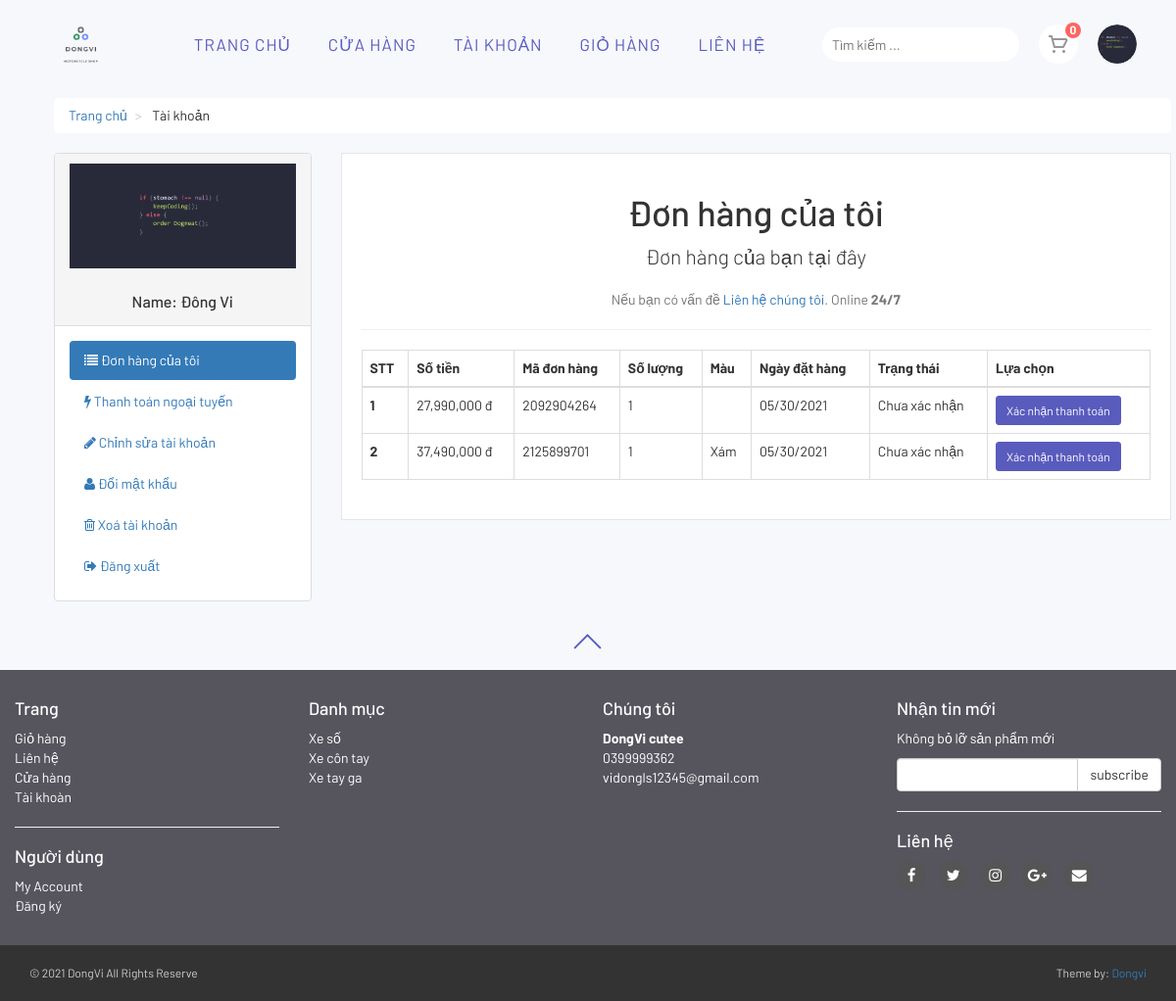
The page /customer/my_account.php?my_orders (signed in) on the database as committed earlier.
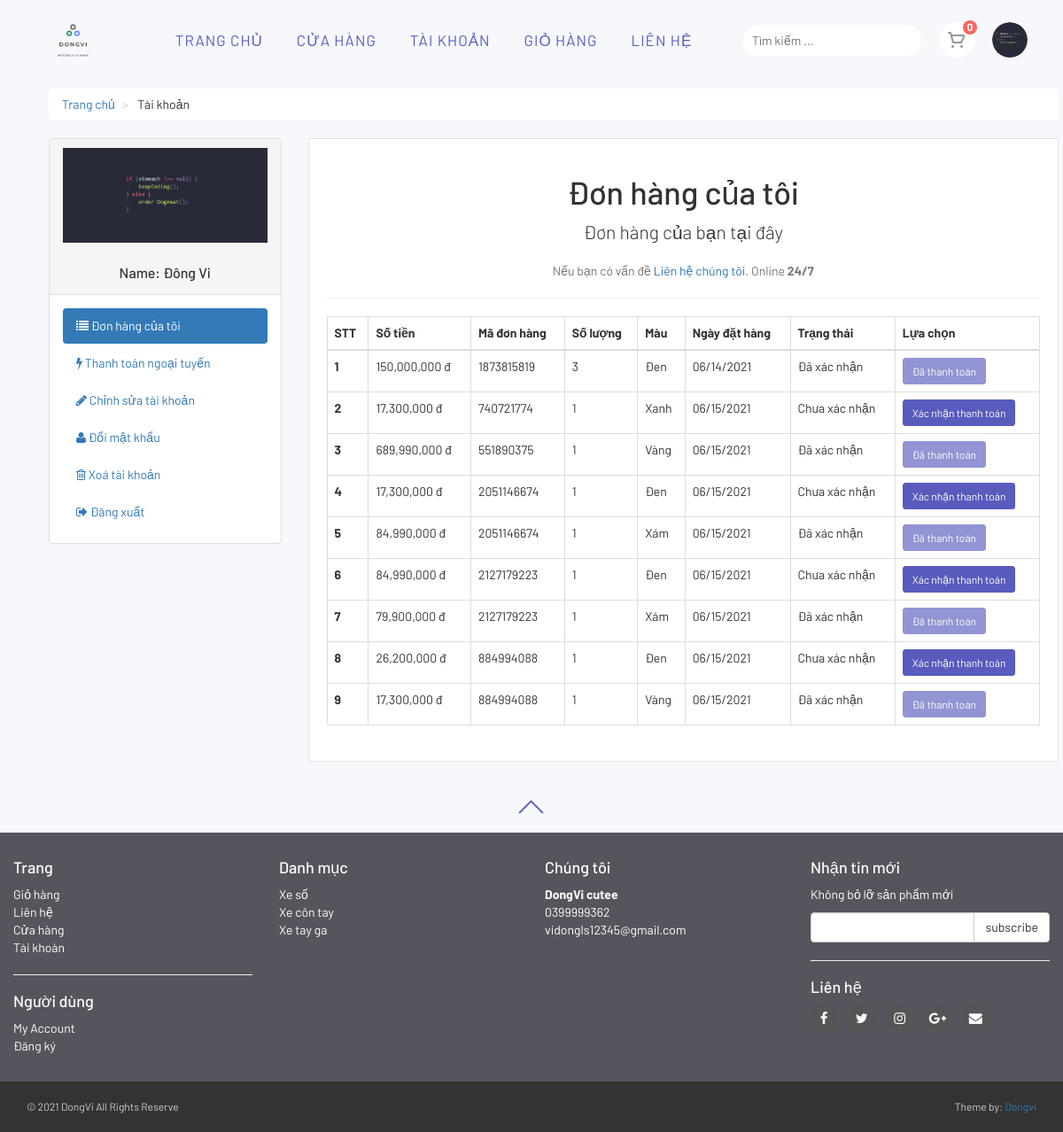
The same page on the database as committed later.
### tables this page shows
CREATE TABLE `customer_orders` (
  `order_id` int(10) NOT NULL,
  `customer_id` int(10) NOT NULL,
  `due_amount` int(100) NOT NULL,
  `invoice_no` int(100) NOT NULL,
  `qty` int(10) NOT NULL,
  `color` text NOT NULL,
  `order_date` date NOT NULL,
  `order_status` text NOT NULL
);

CREATE TABLE `product_categories` (
  `p_cat_id` int(10) NOT NULL,
  `p_cat_title` text NOT NULL,
  `p_cat_desc` text NOT NULL
);

### customer/my_orders.php (the view, shortened to what the changed rows need)
<center>
    <h1> Đơn hàng của tôi </h1>
</center>
<div class="table-responsive">
    <table class="table table-bordered table-hover">
        <thead>
            <tr>
                <th>STT</th>
                <th>Số tiền</th>
                <th>Mã đơn hàng</th>
                <th>Số lượng</th>
                <th>Màu</th>
                <th>Ngày đặt hàng</th>
                <th>Trạng thái</th>
                <th>Lựa chọn</th>
            </tr>
        </thead>
        <tbody>
            <?php
            $customer_session = $_SESSION['customer_email'];
            $get_customer = "select * from customers where customer_email='$customer_session'";
            $run_customer = mysqli_query($con, $get_customer);
            $row_customer = mysqli_fetch_array($run_customer);
            $customer_id = $row_customer['customer_id'];
            $get_orders = "select * from customer_orders where customer_id='$customer_id'";
            $run_orders = mysqli_query($con, $get_orders);
            $i = 0;
            while ($row_orders = mysqli_fetch_array($run_orders)) {
                $order_id = $row_orders['order_id'];
                $due_amount = $row_orders['due_amount'];
                $invoice_no = $row_orders['invoice_no'];
                $qty = $row_orders['qty'];
                $color = $row_orders['color'];
                $order_date = substr($row_orders['order_date'], 0, 11);
                $order_status = $row_orders['order_status'];
                $i++;
            ?>
            <tr>
                <th> <?php echo $i; ?> </th>
                <td> <?php echo number_format($due_amount) . ""; ?> đ</td>
                <td> <?php echo $invoice_no; ?> </td>
                <td> <?php echo $qty; ?> </td>
                <td> <?php echo $color; ?> </td>
                <td> <?php $date = date_create($order_date);
                            echo date_format($date, "m/d/Y");  ?> </td>
                <td>
                    <?php
                        if ($order_status == 'Complete') {
                            echo 'Đã xác nhận';
                        } else {
                            echo 'Chưa xác nhận';
                        }
                        ?>
                </td>
                <td>
                    <?php
                        if ($order_status == 'Complete') {
                            echo " <a href='#' target='_blank' class='btn btn-primary btn-sm disabled'>Đã thanh toán </a>";
                        } else {
                            echo " <a href='confirm.php?order_id=$order_id' target='_blank' class='btn btn-primary btn-sm'> Xác nhận thanh toán </a>";
                        }
                        ?>
                </td>
            </tr>
            <?php } ?>
        </tbody>
    </table>
</div>

### customer/includes/footer.php (shortened to what the changed rows need)
<div id="footer">
    <div class="container">
        <div class="row">
            <div class="com-sm-6 col-md-3">
                <ul>
                    <?php
                        $get_p_cats = "select * from product_categories";
                        $run_p_cats = mysqli_query($con,$get_p_cats);
                        while($row_p_cats=mysqli_fetch_array($run_p_cats)){
                            $p_cat_id = $row_p_cats['p_cat_id'];
                            $p_cat_title = $row_p_cats['p_cat_title'];
                            echo "
                                <li>
                                    <a href='shop.php?p_cat=$p_cat_id'>
                                        $p_cat_title
                                    </a>
                                </li>
                            ";
                        }
                    ?>
                </ul>
            </div>
        </div>
    </div>
</div>

Rows that differ between the two databases and show on the page:
removed customer_orders: due_amount "27,990,000", invoice_no "2092904264", qty "1", order_date "05/30/2021", order_status "Chưa xác nhận"
removed customer_orders: due_amount "37,490,000", invoice_no "2125899701", qty "1", color "Xám", order_date "05/30/2021", order_status "Chưa xác nhận"
added customer_orders: due_amount "150,000,000", invoice_no "1873815819", qty "3", color "Đen", order_date "06/14/2021", order_status "Đã xác nhận"
added customer_orders: due_amount "17,300,000", invoice_no "740721774", qty "1", color "Xanh", order_date "06/15/2021", order_status "Chưa xác nhận"
added customer_orders: due_amount "689,990,000", invoice_no "551890375", qty "1", color "Vàng", order_date "06/15/2021", order_status "Đã xác nhận"
added customer_orders: due_amount "17,300,000", invoice_no "2051146674", qty "1", color "Đen", order_date "06/15/2021", order_status "Chưa xác nhận"
added customer_orders: due_amount "84,990,000", invoice_no "2051146674", qty "1", color "Xám", order_date "06/15/2021", order_status "Đã xác nhận"
added customer_orders: due_amount "84,990,000", invoice_no "2127179223", qty "1", color "Đen", order_date "06/15/2021", order_status "Chưa xác nhận"
added customer_orders: due_amount "79,900,000", invoice_no "2127179223", qty "1", color "Xám", order_date "06/15/2021", order_status "Đã xác nhận"
added customer_orders: due_amount "26,200,000", invoice_no "884994088", qty "1", color "Đen", order_date "06/15/2021", order_status "Chưa xác nhận"
added customer_orders: due_amount "17,300,000", invoice_no "884994088", qty "1", color "Vàng", order_date "06/15/2021", order_status "Đã xác nhận"
